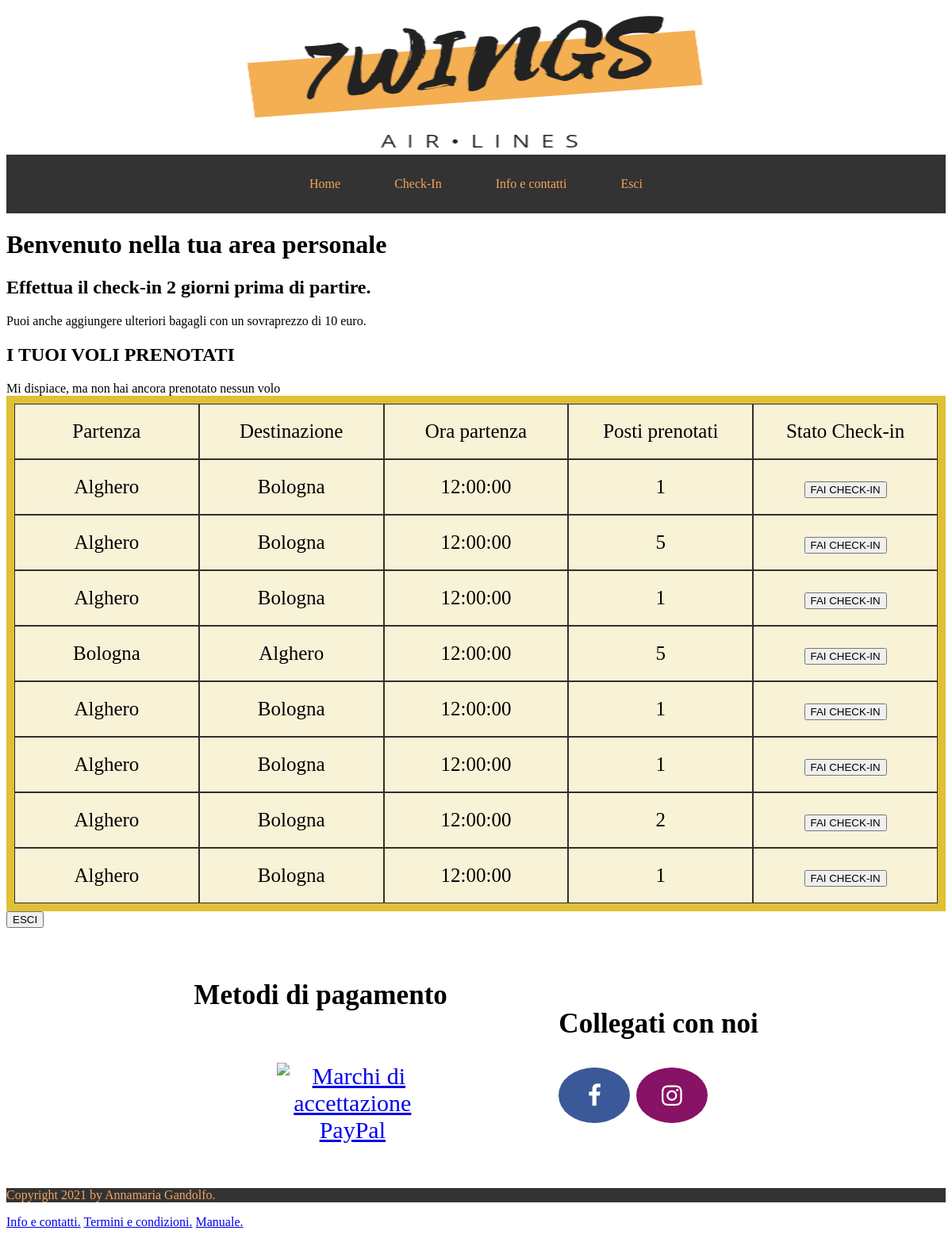
Screenshot of /php/profilo.php (signed in) with the database file from the repository.
### tables this page shows
CREATE TABLE `volo` (
  `idVolo` int(11) NOT NULL AUTO_INCREMENT,
  `Rotta` varchar(7) DEFAULT NULL,
  `PostiOccupati` int(11) DEFAULT NULL,
  `Data` date DEFAULT NULL,
  `Ora` time DEFAULT NULL,
  PRIMARY KEY (`idVolo`)
);

CREATE TABLE `rotta` (
  `idRotta` varchar(7) NOT NULL,
  `Partenza` varchar(45) DEFAULT NULL,
  `Destinazione` varchar(45) DEFAULT NULL,
  `Costo` decimal(6,2) DEFAULT NULL,
  PRIMARY KEY (`idRotta`),
  UNIQUE KEY `idRotta_UNIQUE` (`idRotta`)
);

CREATE TABLE `prenotazioni` (
  `id` int(11) NOT NULL AUTO_INCREMENT,
  `volo` varchar(45) DEFAULT NULL,
  `postiPrenotati` varchar(45) DEFAULT NULL,
  `utente` varchar(45) DEFAULT NULL,
  `check` varchar(45) DEFAULT 'N',
  `bambini` int(11) NOT NULL DEFAULT '0',
  PRIMARY KEY (`id`)
);

### php/profilo.php (the view, shortened to what this page needs)
<?php
	function prenotatiUtil(){
		$dbHostname = "localhost";
		$dbUsername = "root";
		$dbPassword = "";
		$dbName = "wings";
		$con = mysqli_connect($dbHostname, $dbUsername, $dbPassword, $dbName);
		$queryText = "select * from volo V
					inner join rotta R on V.Rotta = R.idRotta
					inner join prenotazioni P on V.idvolo = P.volo
					where P.utente = '".$_SESSION['mail']."'
					order by P.`check`, V.data DESC;" ;
		$result = $con->query($queryText);
		if(mysqli_num_rows($result)==0){
			echo 'Non hai prenotato nessun volo.';
		} else {
			echo '<div class="grid-container">';
			echo '<div class="grid-row">';
			echo '<div class="grid-item">';
			echo 'Partenza';
			echo '</div>';
			echo '<div class="grid-item">';
			echo 'Destinazione';
			echo '</div>';
			echo '<div class="grid-item">';
			echo 'Ora partenza';
			echo '</div>';
			echo '<div class="grid-item">';
			echo 'Posti prenotati';
			echo '</div>';
			echo '<div class="grid-item">';
			echo 'Stato Check-in';
			echo '</div>';
			echo '</div>';
			while ($row = $result->fetch_assoc() ) {
				echo '<div class="grid-row" ';
				echo 'onclick="rowClick(';
				echo $row['id'];
				echo ');" id="row-';
				echo $row['id'];
				echo '">';
				echo '<div class="grid-item">';
				echo $row['Partenza'];
				echo '</div>';
				echo '<div class="grid-item">';
				echo $row['Destinazione'];
				echo '</div>';
				echo '<div class="grid-item">';
				echo $row['Ora'];
				echo '</div>';
				echo '<div class="grid-item">';
				echo $row['postiPrenotati'];
				echo '</div>';
				echo '<div class="grid-item">';
				if ($row['check'] == 'S') {
					echo 'check-in effettuato';
				} else {
					echo "<button>FAI CHECK-IN</button>";
				}
				echo '</div>';
				echo '</div>';
			}
			echo '</div>';
		}
	}
?>
<!DOCTYPE html>
<html lang = "it">
	<head>
		<link href="./../css/voli.css" rel="stylesheet" type="text/css">
	</head>
	<body>
		<section id = "intestazione">
			<?php
				include('./layout/intestazione.php');
			?>
		</section>
        <h1>Benvenuto nella tua area personale</h1>
		<section id = "check">
			<h1>Effettua il check-in 2 giorni prima di partire.</h1>
			<p>Puoi anche aggiungere ulteriori bagagli con un sovraprezzo di 10 euro. </p>
			<?php
				include('./checkin.php');
				prenotatiUtil();
			?>
        </section>
		<section id="logoutSection">
			<form action='./logout.php' id='logout'>
				<button type="submit">ESCI</button>
			</form>
		</section>
        <footer id="sign_in_footer">
			<div id = "metodipagamento">
				<?php
					include('./layout/metodoPagamento.php');
				?>
			</div>
			<div class="legal_form">
				<?php
					include('./layout/footer.php');
				?>
			</div>
		</footer>
	</body>
</html>

### php/layout/intestazione.php
 <div>
	<link href="/gandolfo/css/intestazione.css" rel="stylesheet" type="text/css">
	 <header>
			<a href="/gandolfo/index.php"><img src="/gandolfo/images/logo.png" alt="Logo 7Wings"
				width="420" height="187">
			</a>
	</header>
	<nav id="navBar">
		<ul>
			<li><a href="/gandolfo/index.php">Home</a></li>
			<li><a href="/gandolfo/php/profilo.php">Check-In</a></li>
			<li><a href="/gandolfo/html/info.html">Info e contatti</a></li>
			<?php
				if(isset($_SESSION['mail'])) {
					echo '<li><a href="/gandolfo/php/profilo.php"> Esci</a></li>';
				} else {
					echo '<li><a href="/gandolfo/php/account.php"> Accedi</a></li>';
				}
			?>
		</ul>
	</nav>
</div>

### php/checkin.php (shortened to what this page needs)
<?php
		$dbHostname = "localhost";
		$dbUsername = "root";
		$dbPassword = "";
		$dbName = "wings";
		$con = mysqli_connect($dbHostname, $dbUsername, $dbPassword, $dbName);
		$utente = $_SESSION['mail'];
		$queryText = "select * from prenotazioni P
					inner join volo V on V.idVolo = P.volo
					inner join rotta R on V.Rotta = R.idRotta
					where P.utente = '$utente'
						and P.check = 'false';" ;
		$result = $con->query($queryText);
		echo '<h1>I TUOI VOLI PRENOTATI</h1>';
			if(mysqli_num_rows($result)==0){
				echo 'Mi dispiace, ma non hai ancora prenotato nessun volo';
			}
?>

### php/layout/metodoPagamento.php
<link href="./css/metodoPagamento.css" rel="stylesheet" type="text/css">
<link rel="stylesheet" href="https://cdnjs.cloudflare.com/ajax/libs/font-awesome/4.7.0/css/font-awesome.min.css">
<div class="flex-container">
		<div >
			<h3>Metodi di pagamento</h3>
			<table border="0" cellpadding="10" cellspacing="0" align="left">
				<tbody>
					<tr>
						<td align="center"></td></tr><tr><td align="center">
							<a href="https://www.paypal.com/it/webapps/mpp/paypal-popup" title="Come funziona PayPal"
								onclick="javascript:window.open('https://www.paypal.com/it/webapps/mpp/paypal-popup','WIPaypal','toolbar=no,
								location=no, directories=no, status=no,	menubar=no, scrollbars=yes, resizable=yes, width=1060, height=700');
								return false;">
								<img src="https://www.paypalobjects.com/webstatic/mktg/logo-center/logo_paypal_carte.jpg" border="0"
									alt="Marchi di accettazione PayPal" />
							</a>
						</td>
					</tr>
				</tbody>
			</table>
		</div>
		<div>
			<h3>Collegati con noi</h3>
			<a href="https://it-it.facebook.com/" class="fa fa-facebook"></a>
			<a href="https://www.instagram.com/" class="fa fa-instagram"></a>
		</div>
	</div>

### php/layout/footer.php
<div>
	<link rel = "stylesheet"  type = "text/css" href = "../../css/footer.css">
	<p id = "p1" >Copyright 2021 by Annamaria Gandolfo.</p>
	<p id = "p2">
		<a href="/gandolfo/html/info.html">Info e contatti.</a>
		<a href="/gandolfo/html/termini.html">Termini e condizioni.</a>
		<a href="/gandolfo/html/manuale.html">Manuale.</a>
	</p>
</div>

### css/voli.css (style rules this page uses)
.grid-container { display: grid; grid-template-columns: repeat(1, 1fr); background-color: #dfc036; padding: 10px; }
.grid-row { display: grid; grid-template-columns: repeat(5, 1fr); background-color: rgba(255, 255, 255, 0.8); }
.grid-item { border: 1px solid rgba(0, 0, 0, 0.8); padding: 20px; font-size: 25px; text-align: center; }

### css/intestazione.css (style rules this page uses)
img { display: block; margin-left: auto; margin-right: auto; text-align:center; width: 50%; }
ul { text-align: center; list-style-type: none; margin: 0; padding: 0; overflow: hidden; background-color: #333; }
li { display: inline-block; }
li a { display: inline-block; color: #F4A460; text-align: center; padding: 28px 32px; text-decoration: none; }

### css/metodoPagamento.css (style rules this page uses)
.flex-container { display: flex; justify-content: center; align-items: center; }
.flex-container > div { margin: 10px; padding: 20px; font-size: 30px; position: relative; }
.fa { padding: 20px; font-size: 30px; width: 50px; text-align: center; text-decoration: none; border-radius: 50%; }
.fa-facebook { background: #3B5998; color: white; }
.fa-instagram { background: #881265; color: white; }

### css/footer.css (style rules this page uses)
#p1 { background-color: #333; color: #F4A460; }
#p2 { color: #606ff4; }

### rows the page displays
volo: rotta.Partenza "Alghero", rotta.Destinazione "Bologna", Ora "12:00:00", prenotazioni.postiPrenotati "1", prenotazioni.postiPrenotati "5"
volo: rotta.Partenza "Alghero", rotta.Destinazione "Bologna", Ora "12:00:00", prenotazioni.postiPrenotati "1", prenotazioni.postiPrenotati "2"
volo: rotta.Partenza "Bologna", rotta.Destinazione "Alghero", Ora "12:00:00", prenotazioni.postiPrenotati "5"
